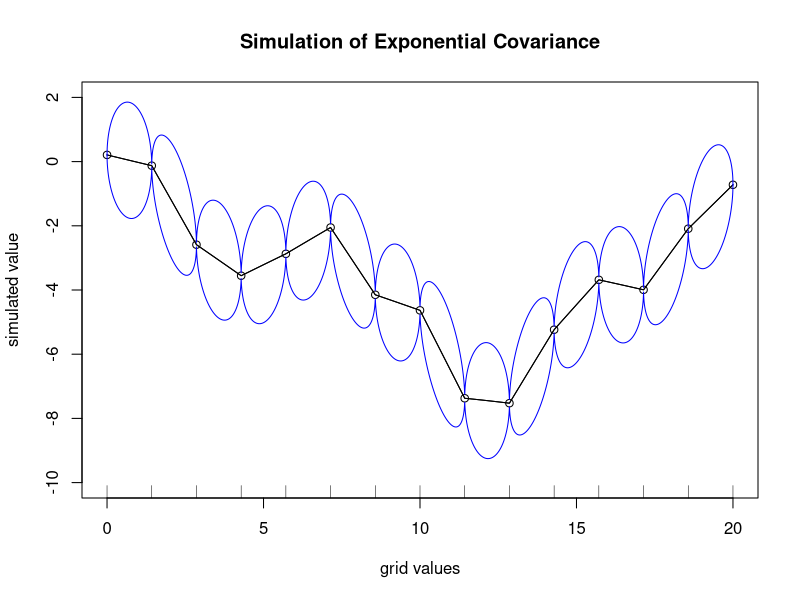
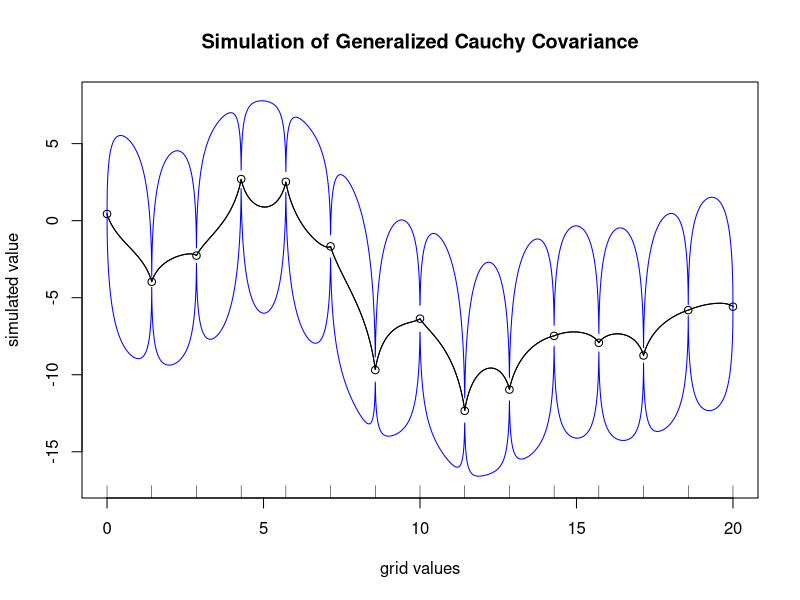

Write the R code that produced these figures, in order. (Note: this script raises an error after producing the figures.)
##
## Problem 2: homework 3, Spatial stats
##  (Building intuition)
#==========================================================================
# (a) Equally spaced observation locations
#==========================================================================
library(fields)
set.seed(10)
# (1) exponential covariance
ns <- 15 # number of locations to simulate
grd <- seq(0,20,length.out=ns) #spatial grid
x <- seq(0,20,length.out = 5000) #sample vector for kriging
a <- 20 # parameter for exponential covariance
tau <- 10 # nugget 
sigma <- sd(rdist(grd,x)) #standard dev
Sigma0 <- sigma^2 * exp(-rdist(grd,x)/a) + tau^2
Sigma <- sigma^2 * exp(-rdist(grd)/a) + tau^2
Sigma_c <- chol(Sigma) # Cholesky factor in R
sim <- t(Sigma_c) %*% rnorm(ns)
plot(sim~grd, main = "Simulation of Exponential Covariance", ylab = "simulated value", xlab = "grid values", ylim = c(-10,2))
rug(grd)
# weights for kriging 
w <- t(t(Sigma0) %*% solve(Sigma))
#kriging values 
sk <- t(w) %*% sim
lines(sk~x)
#prediction intervals 
sk.var <- sigma^2 + tau^2 - diag(t(Sigma0) %*% solve(Sigma) %*% Sigma0)
sk.var[sk.var < 0] <- 0
sk.se <- sqrt(sk.var)
sk.up <- sk + 1.96 * sk.se
sk.dn <- sk - 1.96 * sk.se
lines(sk~x,col="black")
lines(sk.up~x,col="blue")
lines(sk.dn~x,col="blue")

# (2) generalied cauchy
ns <- 15 # number of locations to simulate
grd <- seq(0,20,length.out=ns) #spatial grid
x <- seq(0,20,length.out = 5000) #sample vector for kriging
# parameters
alpha <- 1.8
tau <- .6
eta <- .9
sigma <- sd(rdist(grd,x)) #standard dev
Sigma0 <- sigma^2 * (1+(alpha*rdist(grd,x))^eta)^(-tau/eta)
Sigma <-  sigma^2 * (1+(alpha*rdist(grd))^eta)^(-tau/eta)
Sigma_c <- chol(Sigma) # Cholesky factor in R
sim <- t(Sigma_c) %*% rnorm(ns)
plot(sim~grd, main = "Simulation of Generalized Cauchy Covariance", ylab = "simulated value", xlab = "grid values", ylim = c(-17,8))

rug(grd)
# weights for kriging 
w <- t(t(Sigma0) %*% solve(Sigma))
#kriging values 
sk <- t(w) %*% sim
lines(sk~x)
#prediction intervals 
sk.var <- sigma^2 - diag(t(Sigma0) %*% solve(Sigma) %*% Sigma0)
sk.var[sk.var < 0] <- 0
sk.se <- sqrt(sk.var)
sk.up <- sk + 1.96 * sk.se
sk.dn <- sk - 1.96 * sk.se
lines(sk~x,col="black")
lines(sk.up~x,col="blue")
lines(sk.dn~x,col="blue")

# (3) sine-power
ns <- 15 # number of locations to simulate
grd <- seq(0,20,length.out=ns) #spatial grid
x <- seq(0,20,length.out = 5000) #sample vector for kriging
# parameters
eta <- 1
sigma <- sd(rdist(grd,x)) #standard dev
Sigma0 <- sigma^2 * (1 - (sin(rdist(grd,x)/2))^eta)
Sigma <-  sigma^2 * (1 - (sin(rdist(grd)/2))^eta)
Sigma_c <- chol(Sigma) # Cholesky factor in R
sim <- t(Sigma_c) %*% rnorm(ns)
plot(sim~grd, main = "Simulation of Exponential Covariance", ylab = "simulated value", xlab = "grid values", ylim = c(0,10),xlim = c(0,20))
rug(grd)
# weights for kriging 
w <- t(t(Sigma0) %*% solve(Sigma))
#kriging values 
sk <- t(w) %*% sim
lines(sk~x)
#prediction intervals 
sk.var <- sigma^2 - diag(t(Sigma0) %*% solve(Sigma) %*% Sigma0)
sk.var[sk.var < 0] <- 0
sk.se <- sqrt(sk.var)
sk.up <- sk + 1.96 * sk.se
sk.dn <- sk - 1.96 * sk.se
lines(sk~x,col="black")
lines(sk.up~x,col="blue")
lines(sk.dn~x,col="blue")
#==========================================================================
# (b) Unequally spaced observation locations.
#==========================================================================
set.seed(14)
# (1) exponential covariance
ns <- 15 # number of locations to simulate
grd <- runif(ns,0,20) #spatial grid
x <- seq(0,20,length.out = 5000) #sample vector for kriging
a <- 20 # parameter for exponential covariance
sigma <- sd(rdist(grd,x)) #standard dev
Sigma0 <- sigma^2 * exp(-rdist(grd,x)/a)
Sigma <- sigma^2 * exp(-rdist(grd)/a)
Sigma_c <- chol(Sigma) # Cholesky factor in R
sim <- t(Sigma_c) %*% rnorm(ns)
plot(sim~grd, main = "Simulation of Exponential Covariance", ylab = "simulated value", xlab = "grid values", ylim = c(-17,8))
rug(grd)
# weights for kriging 
w <- t(t(Sigma0) %*% solve(Sigma))
#kriging values 
sk <- t(w) %*% sim 
lines(sk~x)
#prediction intervals 
sk.var <- sigma^2 - diag(t(Sigma0) %*% solve(Sigma) %*% Sigma0)
sk.var[sk.var < 0] <- 0
sk.se <- sqrt(sk.var)
sk.up <- sk + 1.96 * sk.se
sk.dn <- sk - 1.96 * sk.se
lines(sk~x,col="black")
lines(sk.up~x,col="blue")
lines(sk.dn~x,col="blue")

# (2) generalied cauchy
ns <- 15 # number of locations to simulate
grd <- runif(ns,0,20) #spatial grid
x <- seq(0,20,length.out = 5000) #sample vector for kriging
# parameters
alpha <- 1.8
tau <- .6
eta <- .9
sigma <- sd(rdist(grd,x)) #standard dev
Sigma0 <- sigma^2 * (1+(alpha*rdist(grd,x))^eta)^(-tau/eta)
Sigma <-  sigma^2 * (1+(alpha*rdist(grd))^eta)^(-tau/eta)
Sigma_c <- chol(Sigma) # Cholesky factor in R
sim <- t(Sigma_c) %*% rnorm(ns)
plot(sim~grd, main = "Simulation of Generalized Cauchy Covariance", ylab = "simulated value", xlab = "grid values", ylim = c(-17,8))
rug(grd)
# weights for kriging 
w <- t(t(Sigma0) %*% solve(Sigma))
#kriging values 
sk <- t(w) %*% sim
lines(sk~x)
#prediction intervals 
sk.var <- sigma^2 - diag(t(Sigma0) %*% solve(Sigma) %*% Sigma0)
sk.var[sk.var < 0] <- 0
sk.se <- sqrt(sk.var)
sk.up <- sk + 1.96 * sk.se
sk.dn <- sk - 1.96 * sk.se
lines(sk~x,col="black")
lines(sk.up~x,col="blue")
lines(sk.dn~x,col="blue")

# (3) sine-power
ns <- 15 # number of locations to simulate
grd <- runif(ns,0,20) #spatial grid
x <- seq(0,20,length.out = 5000) #sample vector for kriging
# parameters
eta <- 1
sigma <- sd(rdist(grd,x)) #standard dev
Sigma0 <- sigma^2 * (1 - (sin(rdist(grd,x)/2))^eta)
Sigma <-  sigma^2 * (1 - (sin(rdist(grd)/2))^eta)
Sigma_c <- chol(Sigma) # Cholesky factor in R
sim <- t(Sigma_c) %*% rnorm(ns)
plot(sim~grd, main = "Simulation of Power Sine Covariance", ylab = "simulated value", xlab = "grid values", ylim = c(-17,13))

rug(grd)
# weights for kriging 
w <- t(t(Sigma0) %*% solve(Sigma))
#kriging values 
sk <- t(w) %*% sim
lines(sk~x)
#prediction intervals 
sk.var <- sigma^2 - diag(t(Sigma0) %*% solve(Sigma) %*% Sigma0)
sk.var[sk.var < 0] <- 0
sk.se <- sqrt(sk.var)
sk.up <- sk + 1.96 * sk.se
sk.dn <- sk - 1.96 * sk.se
lines(sk~x,col="black")
lines(sk.up~x,col="blue")
lines(sk.dn~x,col="blue")
